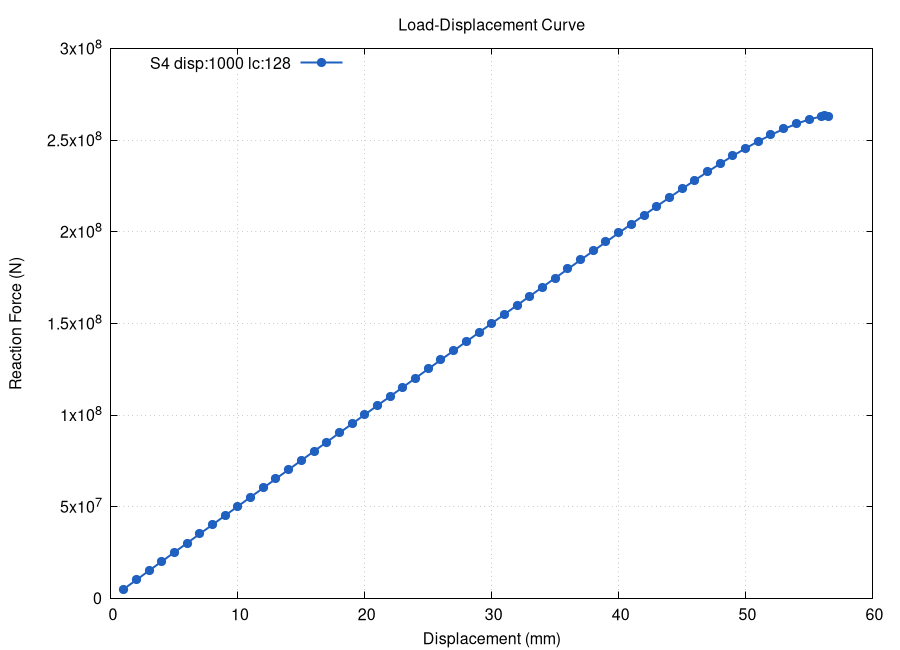

This figure's gnuplot source:
set terminal pngcairo size 900,650 enhanced font 'Arial,12'
set output 'graph_S4_e3_128.png'
set xlabel 'Displacement (mm)'
set ylabel 'Reaction Force (N)'
set title 'Load-Displacement Curve'
set grid
set key top left

plot \
    'S4_e3_128_ss-2.dat'    using 2:(-$4) with linespoints pt 7 ps 1.2 lw 2 lc rgb '#2060c0' title 'S4 disp:1000 lc:128'
    
